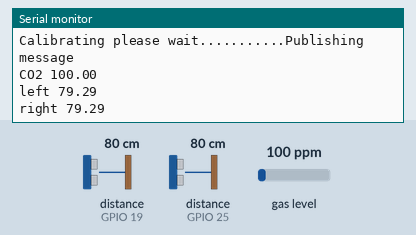
Recording of a program running on a simulated ESP32. On the bench: the last lines printed to the serial monitor. Wiring (inferred from the names in the program): 2 × ultrasonic range finder: trigger GPIO 18, echo GPIO 19 / trigger GPIO 33, echo GPIO 25. The inputs (shaded band) are chosen by the test bench; at power-on: distance to the obstacle (sensors on GPIO 19, GPIO 25) 80 cm, gas level 100 ppm. The echo pulse lasts 58.3 µs per cm; WiFi joins after 1.5 s; servers stay silent unless stated; no MQTT or app messages arrive unless stated.

Above: at 2.7 s.
2.8 s: distance to the obstacle (sensor on GPIO 19) set to 2 cm
At 7.5 s:
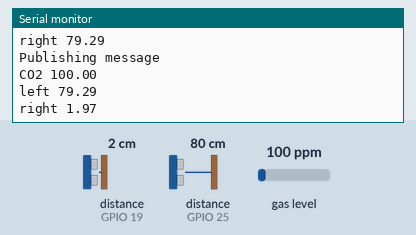
8.0 s: distance to the obstacle (sensor on GPIO 25) set to 2 cm
11.0 s: gas level set to 20 ppm
At 12.6 s:
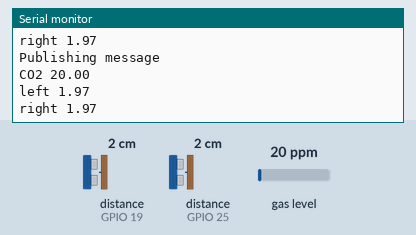
14.0 s: distance to the obstacle (sensor on GPIO 19) set to 4 cm
At 16.9 s:
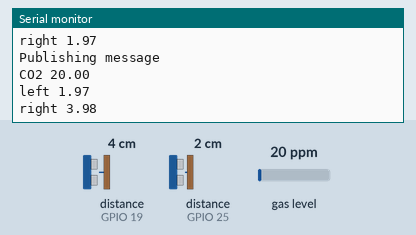
17.0 s: distance to the obstacle (sensor on GPIO 25) set to 4 cm
20.0 s: gas level set to 250 ppm
At 22.9 s:
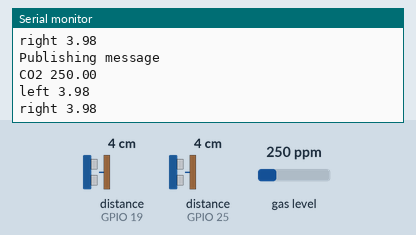
Timing chart, 0 to 24.0 s (numbered marks = the images above; inputs shaded):
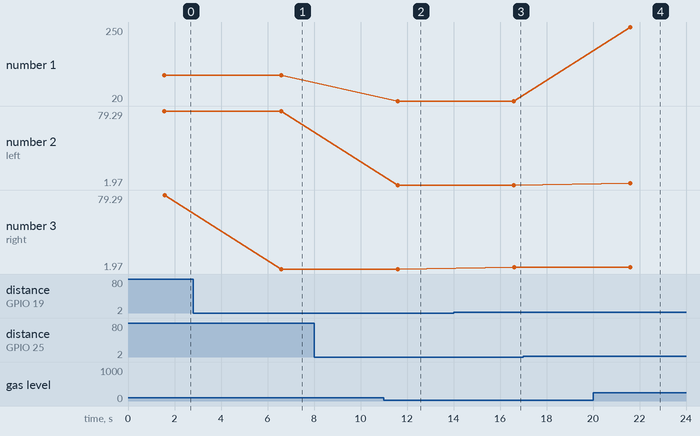

The program:

main.cpp
```cpp
#include <Arduino.h>
#include<WiFi.h>
#include<WiFiManager.h>
#include<WiFiClientSecure.h>
#include<PubSubClient.h>
#include<ArduinoJson.h>
#include <MQUnifiedsensor.h>
const int left_trig=33;
const int left_echo=25;
const int right_trig=18;
const int right_echo=19;
#define board "ESP-32"
#define Voltage_Resolution 3.3
#define ADC_Bit_Resolution 12
#define pin 35
#define type "MQ-135"
#define RatioMQ135CleanAir 3.6//RS / R0 = 3.6 ppm
MQUnifiedsensor MQ135(board, Voltage_Resolution,ADC_Bit_Resolution,pin, type);
void setup_mq135()
{
    //CO2      | 110.47 | -2.862
    MQ135.setRegressionMethod(1);
    MQ135.init();
    Serial.print("Calibrating please wait.");
    float calcR0 = 0;
    for(int i = 1; i<=10; i ++)
    {
        MQ135.update(); // Update data, the arduino will read the voltage from the analog pin
        calcR0 += MQ135.calibrate(RatioMQ135CleanAir);
        Serial.print(".");
    }
    MQ135.setR0(calcR0/10);
}
float read_C02_concertration()
{
    MQ135.update();
    MQ135.setA(110.47);
    MQ135.setB(-2.862);
    return MQ135.readSensor();
}
// ultrasonic sensor
double trash_amount(int trig,int echo)
{
    unsigned long duration;
    digitalWrite(trig, LOW);
    delayMicroseconds(2);
    digitalWrite(trig, HIGH);
    delayMicroseconds(5);
    digitalWrite(trig, LOW);
    duration = pulseIn(echo, HIGH);
    double distance = ((double)(duration/2) / 29.412);
    return distance;
}
const char* mqtt_server ="oe9219e1.ala.eu-central-1.emqxsl.com";
const uint16_t mqtt_port = 8883;
const char *mqtt_username = "thinh";
const char *mqtt_password = "6wbF6MbDLF8fEFT";
const char *ca_cert = R"EOF(
-----BEGIN CERTIFICATE-----
MIIDrzCCApegAwIBAgIQCDvgVpBCRrGhdWrJWZHHSjANBgkqhkiG9w0BAQUFADBh
MQswCQYDVQQGEwJVUzEVMBMGA1UEChMMRGlnaUNlcnQgSW5jMRkwFwYDVQQLExB3
d3cuZGlnaWNlcnQuY29tMSAwHgYDVQQDExdEaWdpQ2VydCBHbG9iYWwgUm9vdCBD
QTAeFw0wNjExMTAwMDAwMDBaFw0zMTExMTAwMDAwMDBaMGExCzAJBgNVBAYTAlVT
MRUwEwYDVQQKEwxEaWdpQ2VydCBJbmMxGTAXBgNVBAsTEHd3dy5kaWdpY2VydC5j
b20xIDAeBgNVBAMTF0RpZ2lDZXJ0IEdsb2JhbCBSb290IENBMIIBIjANBgkqhkiG
9w0BAQEFAAOCAQ8AMIIBCgKCAQEA4jvhEXLeqKTTo1eqUKKPC3eQyaKl7hLOllsB
CSDMAZOnTjC3U/dDxGkAV53ijSLdhwZAAIEJzs4bg7/fzTtxRuLWZscFs3YnFo97
nh6Vfe63SKMI2tavegw5BmV/Sl0fvBf4q77uKNd0f3p4mVmFaG5cIzJLv07A6Fpt
43C/dxC//AH2hdmoRBBYMql1GNXRor5H4idq9Joz+EkIYIvUX7Q6hL+hqkpMfT7P
T19sdl6gSzeRntwi5m3OFBqOasv+zbMUZBfHWymeMr/y7vrTC0LUq7dBMtoM1O/4
gdW7jVg/tRvoSSiicNoxBN33shbyTApOB6jtSj1etX+jkMOvJwIDAQABo2MwYTAO
BgNVHQ8BAf8EBAMCAYYwDwYDVR0TAQH/BAUwAwEB/zAdBgNVHQ4EFgQUA95QNVbR
TLtm8KPiGxvDl7I90VUwHwYDVR0jBBgwFoAUA95QNVbRTLtm8KPiGxvDl7I90VUw
DQYJKoZIhvcNAQEFBQADggEBAMucN6pIExIK+t1EnE9SsPTfrgT1eXkIoyQY/Esr
hMAtudXH/vTBH1jLuG2cenTnmCmrEbXjcKChzUyImZOMkXDiqw8cvpOp/2PV5Adg
06O/nVsJ8dWO41P0jmP6P6fbtGbfYmbW0W5BjfIttep3Sp+dWOIrWcBAI+0tKIJF
PnlUkiaY4IBIqDfv8NZ5YBberOgOzW6sRBc4L0na4UU+Krk2U886UAb3LujEV0ls
YSEY1QSteDwsOoBrp+uvFRTp2InBuThs4pFsiv9kuXclVzDAGySj4dzp30d8tbQk
CAUw7C29C79Fv1C5qfPrmAESrciIxpg0X40KPMbp1ZWVbd4=
-----END CERTIFICATE-----
)EOF";
WiFiClientSecure espClient;
PubSubClient client(espClient);
WiFiManager wm;
String sensor_topic,client_id,sensor_output;
JsonDocument sensor_doc;
void setup()
{
    Serial.begin(9600);
    if(!wm.autoConnect("ESP32-WiFi-Manager","123456789"))
    {
        Serial.println("Failed to connect to wifi");
        ESP.restart();
    }
    Serial.println("Connected to wifi ");
    client_id="5ff3a1ba-e8f5-43d0-8f7a-ff38d9cb6e30";
    sensor_topic="client/"+client_id+"/sensor";
    espClient.setCACert(ca_cert);
    client.setServer(mqtt_server,mqtt_port);
    client.connect(client_id.c_str(),mqtt_username,mqtt_password);
    pinMode(left_trig, OUTPUT);
    pinMode(left_echo, INPUT);
    pinMode(right_trig, OUTPUT);
    pinMode(right_echo, INPUT);
    setup_mq135();
}
void reconnect()
{
  while (!client.connected())
  {
      Serial.print("Attempting MQTT connection...");
      if(client.connect(client_id.c_str(),mqtt_username, mqtt_password))
      {
        Serial.println("connected");
      }
      else
      {
        Serial.print("failed, rc=");
        Serial.print(client.state());
        Serial.println(" try again in 5 seconds");
        delay(5000);
      }
  }
}

void loop()
{
    if(!client.connected())
    {
        reconnect();
    }
    Serial.println("Publishing message");
    sensor_doc["id"]=client_id;
    sensor_doc["ip"]=WiFi.localIP();
    sensor_doc["air_val"]=read_C02_concertration();
    sensor_doc["left_status"]=trash_amount(left_trig,left_echo);
    sensor_doc["right_status"]=trash_amount(right_trig,right_echo);
    sensor_doc["status"]="connected";
    Serial.print("CO2 ");
    Serial.println(read_C02_concertration());
    Serial.print("left ");
    Serial.println(trash_amount(left_trig,left_echo));
    Serial.print("right ");
    Serial.println(trash_amount(right_trig,right_echo));
    serializeJson(sensor_doc,sensor_output);
    client.publish(sensor_topic.c_str(),sensor_output.c_str());
    delay(5000);
}
```

Measured:
- after the input at 2.8 s, the serial monitor: prints a new line after 3.8 s (image 1)
- after the input at 11.0 s, the serial monitor: prints a new line after 0.60 s (image 2)
- after the input at 14.0 s, the serial monitor: prints a new line after 2.6 s (image 3)
- after the input at 20.0 s, the serial monitor: prints a new line after 1.6 s (image 4)
- plotted number 1: 100 → 20 after the input at 11.0 s, 20 → 250 after the input at 20.0 s
- plotted number 3: 79.29 → 1.97 after the input at 2.8 s, 1.97 → 3.98 after the input at 14.0 s
